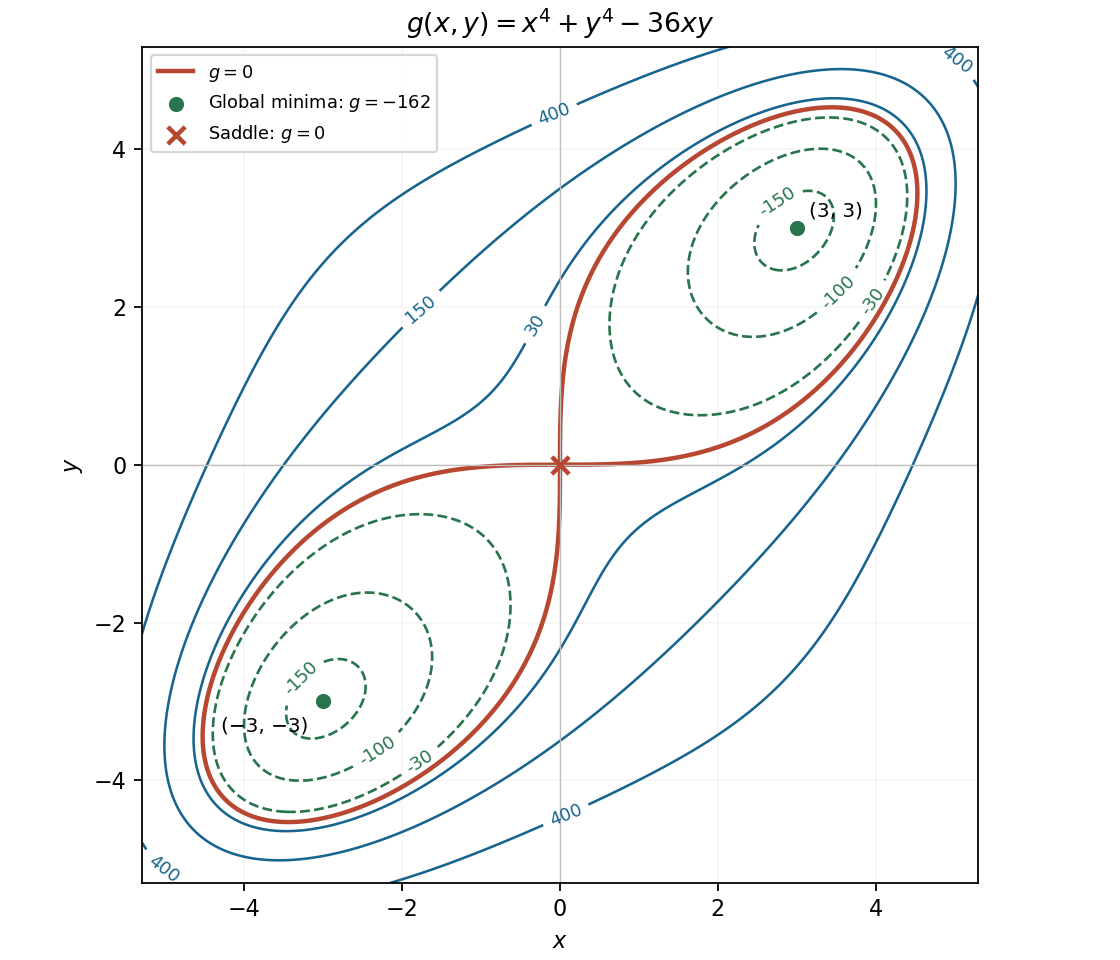

The Python source for this figure:
"""Original exam-solution illustration; write the PNG basename to the cwd.

Tested with Python 3.14.4, NumPy 2.3.5 and Matplotlib 3.10.7.
"""
from pathlib import Path
import matplotlib
matplotlib.use("Agg")
import matplotlib.pyplot as plt
import numpy as np


def main():
    x=np.linspace(-5.3,5.3,801);X,Y=np.meshgrid(x,x);g=X**4+Y**4-36*X*Y
    fig,ax=plt.subplots(figsize=(7,6),layout="constrained",facecolor="white")
    neg=ax.contour(X,Y,g,levels=[-150,-100,-30],colors="#28744d",linewidths=1.2)
    pos=ax.contour(X,Y,g,levels=[30,150,400],colors="#17648e",linewidths=1.15)
    ax.clabel(neg,inline=True,fmt="%g",fontsize=8);ax.clabel(pos,inline=True,fmt="%g",fontsize=8)
    ph=np.linspace(0,np.pi/2,1200);cs=np.cos(ph);sn=np.sin(ph)
    radius=np.sqrt(np.maximum(36*cs*sn/(cs**4+sn**4),0))
    for sign in [-1,1]:ax.plot(sign*radius*cs,sign*radius*sn,color="#b84732",lw=2,label="$g=0$" if sign==1 else None)
    ax.scatter([3,-3],[3,-3],s=34,color="#28744d",zorder=6,label="Global minima: $g=-162$")
    ax.scatter([0],[0],s=60,marker="x",lw=2,color="#b84732",zorder=7,label="Saddle: $g=0$")
    ax.text(3.15,3.15,"(3, 3)",fontsize=9);ax.text(-4.3,-3.38,"(−3, −3)",fontsize=9)
    ax.axhline(0,color=".75",lw=.6);ax.axvline(0,color=".75",lw=.6)
    ax.set(xlim=(-5.3,5.3),ylim=(-5.3,5.3),xlabel="$x$",ylabel="$y$",title=r"$g(x,y)=x^4+y^4-36xy$")
    ax.set_aspect("equal");ax.grid(alpha=.1);ax.legend(loc="upper left",fontsize=8)
    fig.savefig(Path("paper-1-quartic-contours.png"),dpi=160,facecolor="white");plt.close(fig)


if __name__ == "__main__":
    main()
